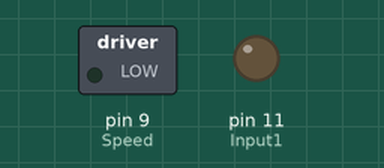
This sketch was run on a simulated Arduino Uno, built with avr-gcc and run on an emulated ATmega328P. Shown: switched loads named in the sketch (green lamp = pin HIGH), output pins drawn as LEDs (lit = HIGH).

Above: at 0.05 s.
At 1.5 s:
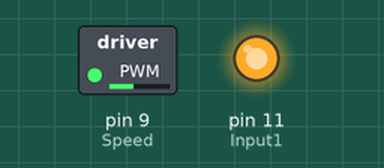
At 3.0 s:
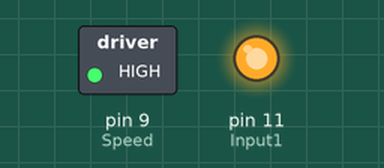
At 6.0 s:
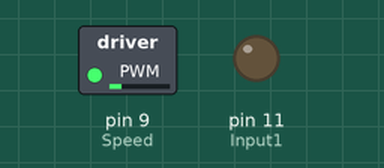
Timing chart, 0 to 7.8 s (numbered marks = the images above):
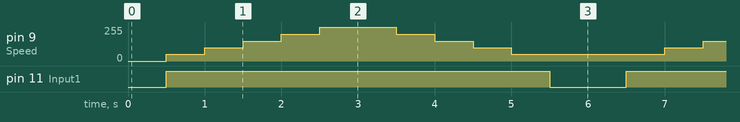

Measured:
- by itself, pin 11 (Input1): alternates HIGH for 5.0 s and LOW for 1.0 s
- by itself, pin 9 (Speed): repeats every 6.0 s: 100/255 0.50 s, 150/255 0.50 s, 200/255 0.50 s, 255/255 1.0 s, 200/255 0.50 s, 150/255 0.50 s, 100/255 0.50 s, 50/255 2.0 s

The sketch:

4.1-L298N-2.ino
```cpp
int Input1 = 11;
int Input2 = 10;
int Speed = 9;

void setup(){
pinMode(11,OUTPUT);
}

void loop(){
   digitalWrite(Input1,LOW);
  digitalWrite(Input2,LOW);
  delay(500);
  digitalWrite(Input1,HIGH);
  digitalWrite(Input2,LOW);
  analogWrite(Speed,50);
  delay(500);
  digitalWrite(Input1,HIGH);
  digitalWrite(Input2,LOW);
  analogWrite(Speed,100);
  delay(500);
  digitalWrite(Input1,HIGH);
  digitalWrite(Input2,LOW);
  analogWrite(Speed,150);
  delay(500);
  digitalWrite(Input1,HIGH);
  digitalWrite(Input2,LOW);
  analogWrite(Speed,200);
  delay(500);
  digitalWrite(Input1,HIGH);
  digitalWrite(Input2,LOW);
  analogWrite(Speed,255);
  delay(500);
    digitalWrite(Input1,HIGH);
  digitalWrite(Input2,LOW);
  analogWrite(Speed,255);
  delay(500);
    digitalWrite(Input1,HIGH);
  digitalWrite(Input2,LOW);
  analogWrite(Speed,200);
  delay(500);
  digitalWrite(Input1,HIGH);
  digitalWrite(Input2,LOW);
  analogWrite(Speed,150);
  delay(500);
   digitalWrite(Input1,HIGH);
  digitalWrite(Input2,LOW);
  analogWrite(Speed,100);
  delay(500);
   digitalWrite(Input1,HIGH);
  digitalWrite(Input2,LOW);
  analogWrite(Speed,50);
  delay(500);
   digitalWrite(Input1,LOW);
  digitalWrite(Input2,LOW);
  delay(500);
}
```
